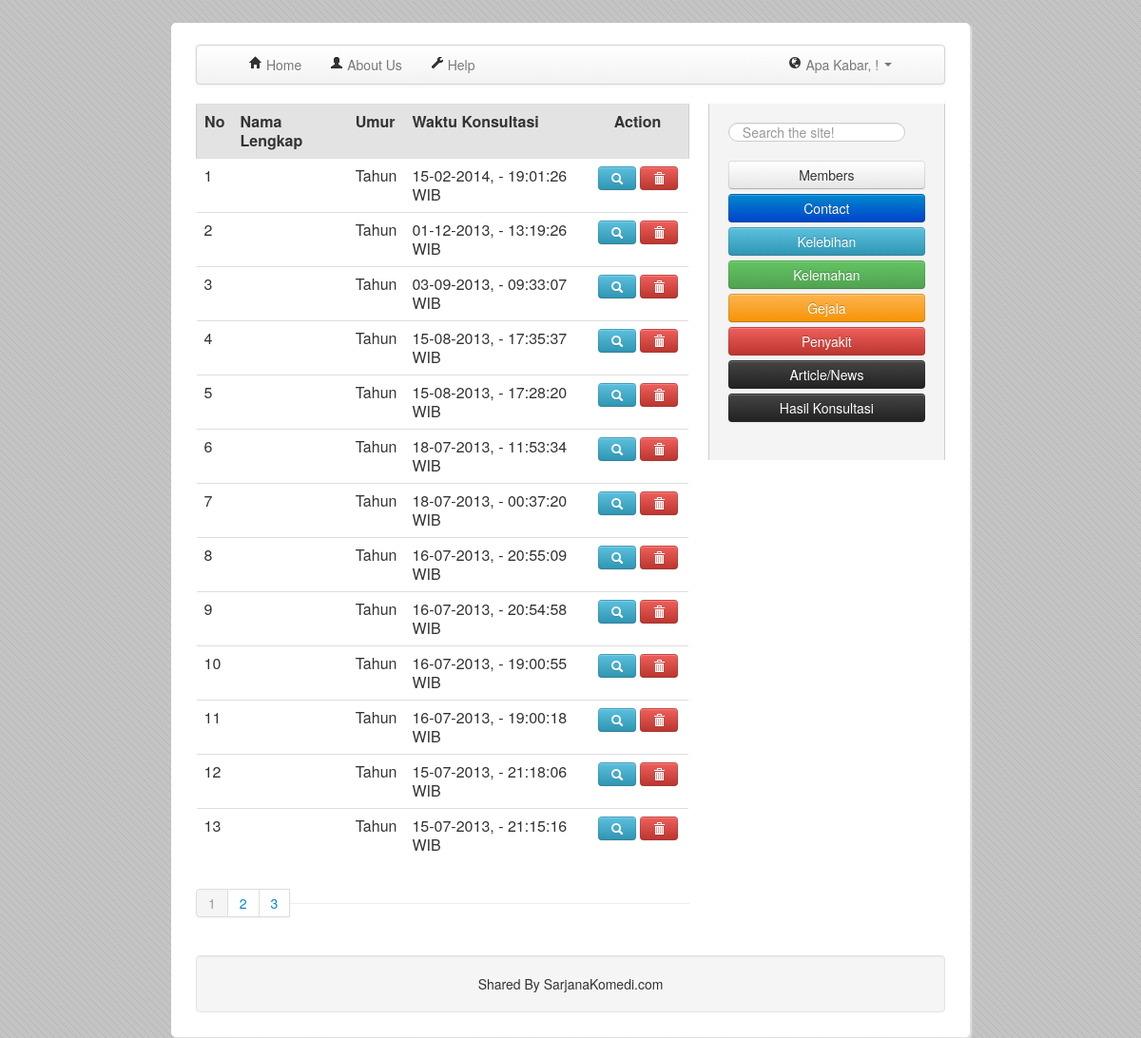
The page /admin/media.php?module=hasil on the database its author committed.
### tables this page shows
CREATE TABLE IF NOT EXISTS `rb_analisa_hasil` (
  `id_hasil` int(4) NOT NULL AUTO_INCREMENT,
  `kd_penyakit` varchar(6) NOT NULL,
  `id_user` int(5) NOT NULL,
  `jam` varchar(20) NOT NULL,
  `hari` varchar(20) NOT NULL,
  `tanggal` varchar(20) NOT NULL,
  PRIMARY KEY (`id_hasil`)
);

### admin/modul/mod_hasil/hasil.php (the view, shortened to what this page needs)
<?php
  $aksi="modul/mod_hasil/aksi_hasil.php";
switch($_GET[act]){
  default:
  echo "<table class='table table-hover' width=100%>
          <tr style='background:#e3e3e3; border:1px solid #cecece;'><th>No</th><th>Nama Lengkap</th><th>Umur</th><th>Waktu Konsultasi</th><th style='width:90px; text-align:center;'>Action</th></tr>";
    $p      = new Paging;
    $batas  = 5;
    $posisi = $p->cariPosisi($batas);
      $tampil = mysql_query("SELECT * FROM rb_analisa_hasil left join rb_users on rb_analisa_hasil.id_user=rb_users.id_user order by id_hasil DESC");
    $no = $posisi+1;
    while($r=mysql_fetch_array($tampil)){
      echo "<tr bgcolor=$warna><td>$no</td>
				<td>$r[nama_lengkap]</td>
                <td>$r[umur] Tahun</td>
				<td>$r[tanggal], - $r[jam] WIB</td>
				<td><center>
					<a class='btn btn-info' title='View Hasil' href=?module=hasil&act=detailhasil&id=$r[id_hasil]><i class='icon-search icon-white'></i></a>
					<a class='btn btn-danger' title='Delete Hasil' href=$aksi?module=hasil&act=hapus&id=$r[id_hasil]><i class='icon-trash icon-white'></i></a></center>
				</td></tr>";
      $no++;
    }
    $jmldata = mysql_num_rows(mysql_query("SELECT * FROM rb_analisa_hasil"));
    $jmlhalaman  = $p->jumlahHalaman($jmldata, $batas);
    $linkHalaman = $p->navHalaman($_GET[halaman], $jmlhalaman);
   		echo "</table><br/><hr>";
		echo "</li></ul>
			  <div style='float:left; margin-top:-20px;' class='pagination'>
			  <ul>
				$linkHalaman
			</ul>
		</div>";
    break;
}
?>

### admin/media.php (shortened to what this page needs)
<!DOCTYPE html>
<html lang="en">
<head>
	<link href="../view/css/bootstrap.min.css" rel="stylesheet">
	<link href="../view/css/bootstrap-responsive.min.css" rel="stylesheet">
	<link href="../view/css/style.css" rel="stylesheet">
</head>
<body>
<div style='padding-top:2%;' class="container-fluid">
	<div class="row-fluid">
		<div class="span12">
			<div class="navbar">
				<div class="navbar-inner">
					<div class="container-fluid">
						<div class="nav-collapse collapse navbar-responsive-collapse">
							<ul class="nav">
								<li><a href="?module=hpage"><i class="icon-home icon-black"></i> Home</a></li>
								<li><a href="?module=about"><i class="icon-user icon-black"></i> About Us</a></li>
								<li><a href="?module=help"><i class="icon-wrench icon-black"></i> Help</a></li>
							</ul>
							<ul class="nav pull-right">
								<li class="dropdown">
									 <a data-toggle="dropdown" class="dropdown-toggle" href="#"><i class="icon-globe icon-black"></i> Apa Kabar, ! <strong class="caret"></strong></a>
								</li>
							</ul>
						</div>
					</div>
				</div>
			</div>
			<div class="row-fluid">
				<div class="span8">
				<?php include "content.php"; ?>
				</div>
				<div class="span4">
					<form class="form-search">
						<input type="text" style="width:90%" class="input-medium search-query" placeholder="Search the site!">
					</form>
					<?php include "sidebar.php"; ?>
				</div>
			</div>
			<div class="well">
				<div class="span12">
					<center> Shared By SarjanaKomedi.com</center>
				</div>
			</div>
		</div>
	</div>
</div>
</body>
</html>

### admin/content.php (shortened to what this page needs)
<?php
include "../config/class_paging.php";
if ($_GET[module]=='home'){
    $edit=mysql_query("SELECT * FROM rb_users WHERE id_user='$_SESSION[id_user]'");
    $r=mysql_fetch_array($edit);
echo "	<form class='form-horizontal' id='registerHere' method='post' action='modul/mod_members/aksi_members.php?module=admin&act=update'>
	  <fieldset>
		<div class='alert alert-danger'>
			<button type='button' class='close' data-dismiss='alert'>&times;</button>
			Data Administrator, Jika Password Tidak Diganti kosongkan saja.
		</div><br/>
	<input type='hidden' name='id' value='$r[id_user]'>
	<div class='control-group'>
		<label class='control-label' for='input01'>Alamat Email</label>
	      <div class='controls'>
	        <input type='text' class='input-xlarge' id='email' name='email' value='$r[email]' rel='popover'>
	      </div>
	</div>
	<div class='control-group'>
		<label class='control-label' for='input01'>Password</label>
	      <div class='controls'>
	        <input type='text' class='input-xlarge' name='password' rel='popover'>
	      </div>
	</div>
	<div class='control-group'>
	      <label class='control-label' for='input01'>Nama Lengkap</label>
	      <div class='controls'>
	        <input type='text' class='input-xlarge' id='nama_lengkap' name='nama_lengkap' value='$r[nama_lengkap]'>
	      </div>
	</div>
	<div class='control-group'>
		<label class='control-label' for='input01'>No Telepon</label>
	      <div class='controls'>
	        <input type='text' class='input-xlarge' id='no_telp' name='no_telp' value='$r[no_telp]' rel='popover'>
	      </div>
	</div>
	<div class='control-group'>
		<label class='control-label' for='input01'></label>
	      <div class='controls'>
	       <button type='submit' class='btn btn-success' rel='tooltip' title='first tooltip'>Update Data</button>
	      </div>
	</div>
	  </fieldset>
	</form>";
}
elseif ($_GET[module]=='about'){
  include "modul/mod_about/about.php";
}
elseif ($_GET[module]=='hpage'){
  include "modul/mod_home/home.php";
}
elseif ($_GET[module]=='donation'){
  include "modul/mod_donation/donation.php";
}
elseif ($_GET[module]=='help'){
  include "modul/mod_help/help.php";
}
elseif ($_GET[module]=='members'){
  include "modul/mod_members/members.php";
}
elseif ($_GET[module]=='contact'){
  include "modul/mod_contact/contact.php";
}
elseif ($_GET[module]=='penyakit'){
  include "modul/mod_penyakit/penyakit.php";
}
elseif ($_GET[module]=='gejala'){
  include "modul/mod_gejala/gejala.php";
}
elseif ($_GET[module]=='hasil'){
  include "modul/mod_hasil/hasil.php";
}
elseif ($_GET[module]=='solusi'){
  include "modul/mod_solusi/solusi.php";
}
elseif ($_GET[module]=='kelebihan'){
  include "modul/mod_kelebihan/kelebihan.php";
}
elseif ($_GET[module]=='kelemahan'){
  include "modul/mod_kelemahan/kelemahan.php";
}
elseif ($_GET[module]=='news'){
  include "modul/mod_news/news.php";
}
else{
  echo "<p><b>MODUL BELUM ADA ATAU BELUM LENGKAP</b></p>";
}
?>

### config/class_paging.php (shortened to what this page needs)
<?php
class Paging{
function cariPosisi($batas){
if(empty($_GET[halaman])){
	$posisi=0;
}
else{
	$posisi = ($_GET[halaman]-1) * $batas;
}
return $posisi;
}
function jumlahHalaman($jmldata, $batas){
$jmlhalaman = ceil($jmldata/$batas);
return $jmlhalaman;
}
function navHalaman($halaman_aktif, $jmlhalaman){
$link_halaman = "";
for ($i=1; $i<=$jmlhalaman; $i++){
  if ($i == $halaman_aktif){
    $link_halaman .= "<li class='active'><a href=''>$i</a></li>";
  }
else{
  $link_halaman .= "<li><a href=$_SERVER[PHP_SELF]?module=$_GET[module]&halaman=$i>$i</a><li>";
}
$link_halaman .= " ";
}
return $link_halaman;
}
}
?>

### admin/sidebar.php
<?php
echo "<input class='btn btn-block' type=button value='Members' onclick=\"window.location.href='?module=members';\">
	  <input class='btn btn-primary btn-block' type=button value='Contact' onclick=\"window.location.href='?module=contact';\">
	  <input class='btn btn-info btn-block' type=button value='Kelebihan' onclick=\"window.location.href='?module=kelebihan';\">
	  <input class='btn btn-success btn-block' type=button value='Kelemahan' onclick=\"window.location.href='?module=kelemahan';\">
	  <input class='btn btn-warning btn-block' type=button value='Gejala' onclick=\"window.location.href='?module=gejala';\">
	  <input class='btn btn-danger btn-block' type=button value='Penyakit' onclick=\"window.location.href='?module=penyakit';\">
	  <input class='btn btn-inverse btn-block' type=button value='Article/News' onclick=\"window.location.href='?module=news';\">
	  <input class='btn btn-inverse btn-block' type=button value='Hasil Konsultasi' onclick=\"window.location.href='?module=hasil';\">
	  <br/>";
?>

### view/css/style.css (style rules this page uses)
html { font-weight:normal; font-family:Telex; line-height:135%; color:#333; background-color:#c4c4c4; background-image:url('../img/bg.png'); }
body { padding:6px; margin-top:2%; margin-bottom:2%; margin-left: 15%; margin-right: 15%; border-radius:5px; -webkit-box-shadow: 2px 2px 2px #e3e3e3; -moz-box-shadow: 2px 2px 2px #e3e3e3; -khtml-box-shadow: 2px 2px 2px #e3e3e3; box-shadow: 2px 2px 2px #e3e3e3; }
hr { margin-top:3px; margin-bottom:3px; }
.span8 { margin-bottom:20px; }
.span4 { border-left:1px solid #cecece; border-right:1px solid #cecece; background:#f4f4f4; margin-bottom:20px; padding:20px; }

### rows shown on the page
rb_analisa_hasil: tanggal "15-02-2014", jam "19:01:26"
rb_analisa_hasil: tanggal "01-12-2013", jam "13:19:26"
rb_analisa_hasil: tanggal "03-09-2013", jam "09:33:07"
rb_analisa_hasil: tanggal "15-08-2013", jam "17:35:37"
rb_analisa_hasil: tanggal "15-08-2013", jam "17:28:20"
rb_analisa_hasil: tanggal "18-07-2013", jam "11:53:34"
rb_analisa_hasil: tanggal "18-07-2013", jam "00:37:20"
rb_analisa_hasil: tanggal "16-07-2013", jam "20:55:09"
rb_analisa_hasil: tanggal "16-07-2013", jam "20:54:58"
rb_analisa_hasil: tanggal "16-07-2013", jam "19:00:55"
rb_analisa_hasil: tanggal "16-07-2013", jam "19:00:18"
rb_analisa_hasil: tanggal "15-07-2013", jam "21:18:06"
rb_analisa_hasil: tanggal "15-07-2013", jam "21:15:16"
